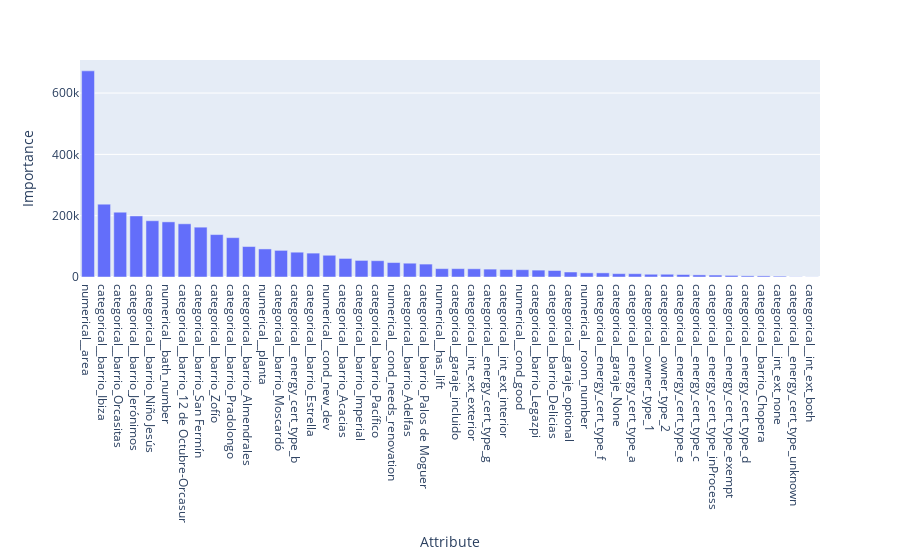

Source (notebook cell):
### Code cell
get_feature_importances(grid_search_lr)

### Figure 1 — Plotly figure (JSON) as saved in the notebook; plotly's stock layout.template omitted (floating-point values rounded to 4 significant figures)
{"data": [{"alignmentgroup": "True", "hovertemplate": "Attribute=%{x}<br>Importance=%{y}<extra></extra>", "legendgroup": "", "marker": {"color": "#636efa", "pattern": {"shape": ""}}, "name": "", "offsetgroup": "", "orientation": "v", "showlegend": false, "textposition": "auto", "type": "bar", "x": ["numerical__area", "categorical__barrio_Ibiza", "categorical__barrio_Orcasitas", "categorical__barrio_Jerónimos", "categorical__barrio_Niño Jesús", "numerical__bath_number", "categorical__barrio_12 de Octubre-Orcasur", "categorical__barrio_San Fermín", "categorical__barrio_Zofío", "categorical__barrio_Pradolongo", "categorical__barrio_Almendrales", "numerical__planta", "categorical__barrio_Moscardó", "categorical__energy_cert_type_b", "categorical__barrio_Estrella", "numerical__cond_new_dev", "categorical__barrio_Acacias", "categorical__barrio_Imperial", "categorical__barrio_Pacífico", "numerical__cond_needs_renovation", "categorical__barrio_Adelfas", "categorical__barrio_Palos de Moguer", "numerical__has_lift", "categorical__garaje_incluido", "categorical__int_ext_exterior", "categorical__energy_cert_type_g", "categorical__int_ext_interior", "numerical__cond_good", "categorical__barrio_Legazpi", "categorical__barrio_Delicias", "categorical__garaje_optional", "numerical__room_number", "categorical__energy_cert_type_f", "categorical__garaje_None", "categorical__energy_cert_type_a", "categorical__owner_type_1", "categorical__owner_type_2", "categorical__energy_cert_type_e", "categorical__energy_cert_type_c", "categorical__energy_cert_type_inProcess", "categorical__energy_cert_type_exempt", "categorical__energy_cert_type_d", "categorical__barrio_Chopera", "categorical__int_ext_none", "categorical__energy_cert_type_unknown", "categorical__int_ext_both"], "xaxis": "x", "y": [672500.0, 237700.0, 211600.0, 199200.0, 183500.0, 179900.0, 173500.0, 162600.0, 138400.0, 128400.0, 99360.0, 91540.0, 86860.0, 80930.0, 77920.0, 70920.0, 60540.0, 54130.0, 53170.0, 47110.0, 45010.0, 42160.0, 27300.0, 27230.0, 26800.0, 25720.0, 24510.0, 23820.0, 22490.0, 21190.0, 16290.0, 13520.0, 13470.0, 10940.0, 10760.0, 8967.0, 8967.0, 8130.0, 6869.0, 6354.0, 5182.0, 3791.0, 3637.0, 2692.0, 663.0, 406.0], "yaxis": "y"}], "layout": {"barmode": "relative", "legend": {"tracegroupgap": 0}, "margin": {"t": 60}, "xaxis": {"anchor": "y", "domain": [0, 1], "title": {"text": "Attribute"}}, "yaxis": {"anchor": "x", "domain": [0, 1], "title": {"text": "Importance"}}}}
